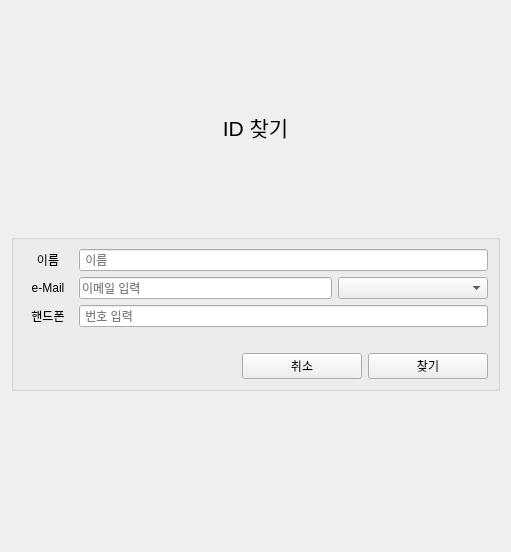
<?xml version="1.0" encoding="UTF-8"?>
<ui version="4.0">
 <class>idFind</class>
 <widget class="QWidget" name="idFind">
  <property name="geometry">
   <rect>
    <x>0</x>
    <y>0</y>
    <width>511</width>
    <height>552</height>
   </rect>
  </property>
  <property name="windowTitle">
   <string>Form</string>
  </property>
  <layout class="QVBoxLayout" name="verticalLayout_3">
   <item>
    <spacer name="verticalSpacer_2">
     <property name="orientation">
      <enum>Qt::Orientation::Vertical</enum>
     </property>
     <property name="sizeHint" stdset="0">
      <size>
       <width>20</width>
       <height>100</height>
      </size>
     </property>
    </spacer>
   </item>
   <item>
    <layout class="QVBoxLayout" name="verticalLayout">
     <item>
      <widget class="QLabel" name="idlabel">
       <property name="text">
        <string>&lt;html&gt;&lt;head/&gt;&lt;body&gt;&lt;p align=&quot;center&quot;&gt;&lt;span style=&quot; font-size:16pt;&quot;&gt;ID 찾기&lt;/span&gt;&lt;/p&gt;&lt;/body&gt;&lt;/html&gt;</string>
       </property>
      </widget>
     </item>
    </layout>
   </item>
   <item>
    <spacer name="verticalSpacer_4">
     <property name="orientation">
      <enum>Qt::Orientation::Vertical</enum>
     </property>
     <property name="sizeHint" stdset="0">
      <size>
       <width>20</width>
       <height>40</height>
      </size>
     </property>
    </spacer>
   </item>
   <item>
    <layout class="QVBoxLayout" name="verticalLayout_2">
     <item>
      <widget class="QGroupBox" name="groupBox">
       <property name="title">
        <string/>
       </property>
       <layout class="QVBoxLayout" name="verticalLayout_4">
        <item>
         <layout class="QHBoxLayout" name="horizontalLayout">
          <item>
           <widget class="QLabel" name="namelabel">
            <property name="minimumSize">
             <size>
              <width>50</width>
              <height>0</height>
             </size>
            </property>
            <property name="text">
             <string>&lt;html&gt;&lt;head/&gt;&lt;body&gt;&lt;p align=&quot;center&quot;&gt;이름&lt;/p&gt;&lt;/body&gt;&lt;/html&gt;</string>
            </property>
           </widget>
          </item>
          <item>
           <widget class="QLineEdit" name="nameEdit">
            <property name="placeholderText">
             <string> 이름</string>
            </property>
           </widget>
          </item>
         </layout>
        </item>
        <item>
         <layout class="QHBoxLayout" name="horizontalLayout_2">
          <item>
           <widget class="QLabel" name="emaillabel">
            <property name="minimumSize">
             <size>
              <width>50</width>
              <height>0</height>
             </size>
            </property>
            <property name="text">
             <string>&lt;html&gt;&lt;head/&gt;&lt;body&gt;&lt;p align=&quot;center&quot;&gt;e-Mail&lt;/p&gt;&lt;/body&gt;&lt;/html&gt;</string>
            </property>
           </widget>
          </item>
          <item>
           <widget class="QLineEdit" name="emailEdit">
            <property name="placeholderText">
             <string>이메일 입력</string>
            </property>
           </widget>
          </item>
          <item>
           <widget class="QComboBox" name="domain">
            <property name="minimumSize">
             <size>
              <width>150</width>
              <height>0</height>
             </size>
            </property>
            <item>
             <property name="text">
              <string/>
             </property>
            </item>
            <item>
             <property name="text">
              <string>직접 입력</string>
             </property>
            </item>
            <item>
             <property name="text">
              <string>naver.com</string>
             </property>
            </item>
            <item>
             <property name="text">
              <string>gmail.com</string>
             </property>
            </item>
           </widget>
          </item>
         </layout>
        </item>
        <item>
         <layout class="QHBoxLayout" name="horizontalLayout_3">
          <item>
           <widget class="QLabel" name="phonelabel">
            <property name="minimumSize">
             <size>
              <width>50</width>
              <height>0</height>
             </size>
            </property>
            <property name="text">
             <string>&lt;html&gt;&lt;head/&gt;&lt;body&gt;&lt;p align=&quot;center&quot;&gt;핸드폰&lt;/p&gt;&lt;/body&gt;&lt;/html&gt;</string>
            </property>
           </widget>
          </item>
          <item>
           <widget class="QLineEdit" name="phoneEdit">
            <property name="placeholderText">
             <string> 번호 입력</string>
            </property>
           </widget>
          </item>
         </layout>
        </item>
        <item>
         <spacer name="verticalSpacer">
          <property name="orientation">
           <enum>Qt::Orientation::Vertical</enum>
          </property>
          <property name="sizeHint" stdset="0">
           <size>
            <width>20</width>
            <height>20</height>
           </size>
          </property>
         </spacer>
        </item>
        <item>
         <layout class="QHBoxLayout" name="horizontalLayout_4">
          <item>
           <spacer name="horizontalSpacer">
            <property name="orientation">
             <enum>Qt::Orientation::Horizontal</enum>
            </property>
            <property name="sizeHint" stdset="0">
             <size>
              <width>40</width>
              <height>20</height>
             </size>
            </property>
           </spacer>
          </item>
          <item>
           <widget class="QPushButton" name="exitBtn">
            <property name="minimumSize">
             <size>
              <width>120</width>
              <height>0</height>
             </size>
            </property>
            <property name="text">
             <string>취소</string>
            </property>
           </widget>
          </item>
          <item>
           <widget class="QPushButton" name="findBtn">
            <property name="minimumSize">
             <size>
              <width>120</width>
              <height>0</height>
             </size>
            </property>
            <property name="text">
             <string>찾기</string>
            </property>
           </widget>
          </item>
         </layout>
        </item>
       </layout>
      </widget>
     </item>
    </layout>
   </item>
   <item>
    <spacer name="verticalSpacer_3">
     <property name="orientation">
      <enum>Qt::Orientation::Vertical</enum>
     </property>
     <property name="sizeHint" stdset="0">
      <size>
       <width>20</width>
       <height>150</height>
      </size>
     </property>
    </spacer>
   </item>
  </layout>
 </widget>
 <resources/>
 <connections/>
</ui>
